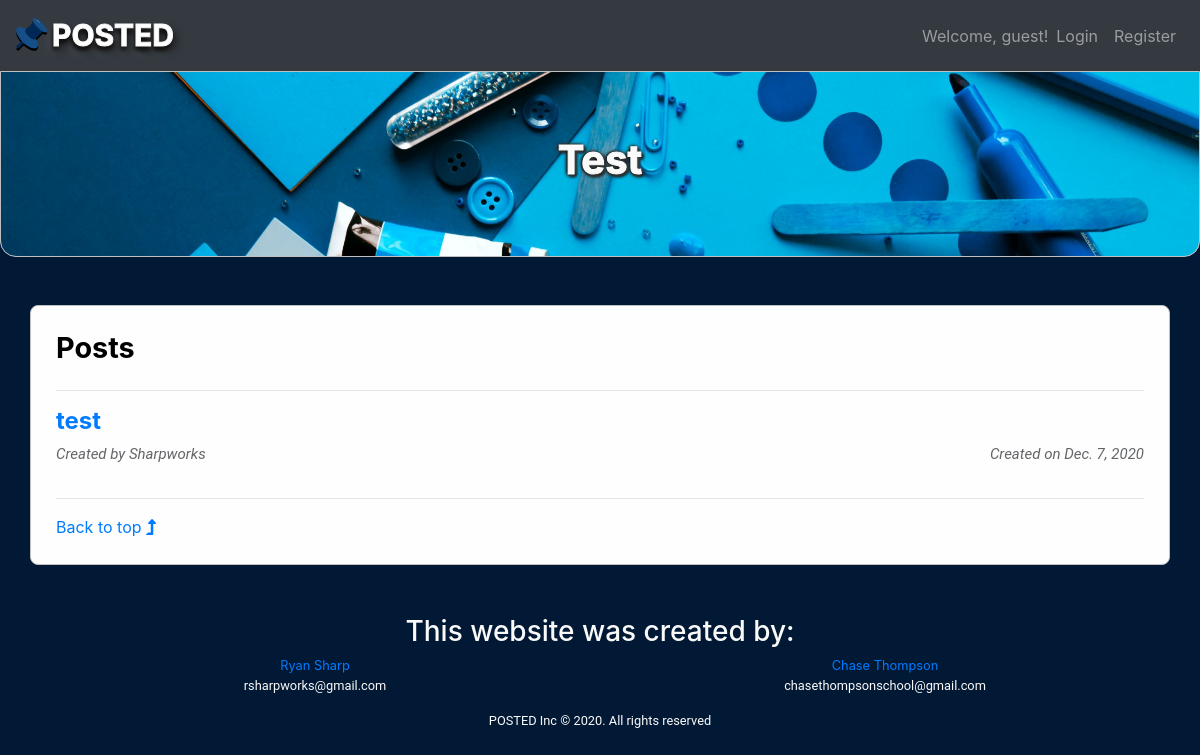
Before: /thread/1 with the older database file.
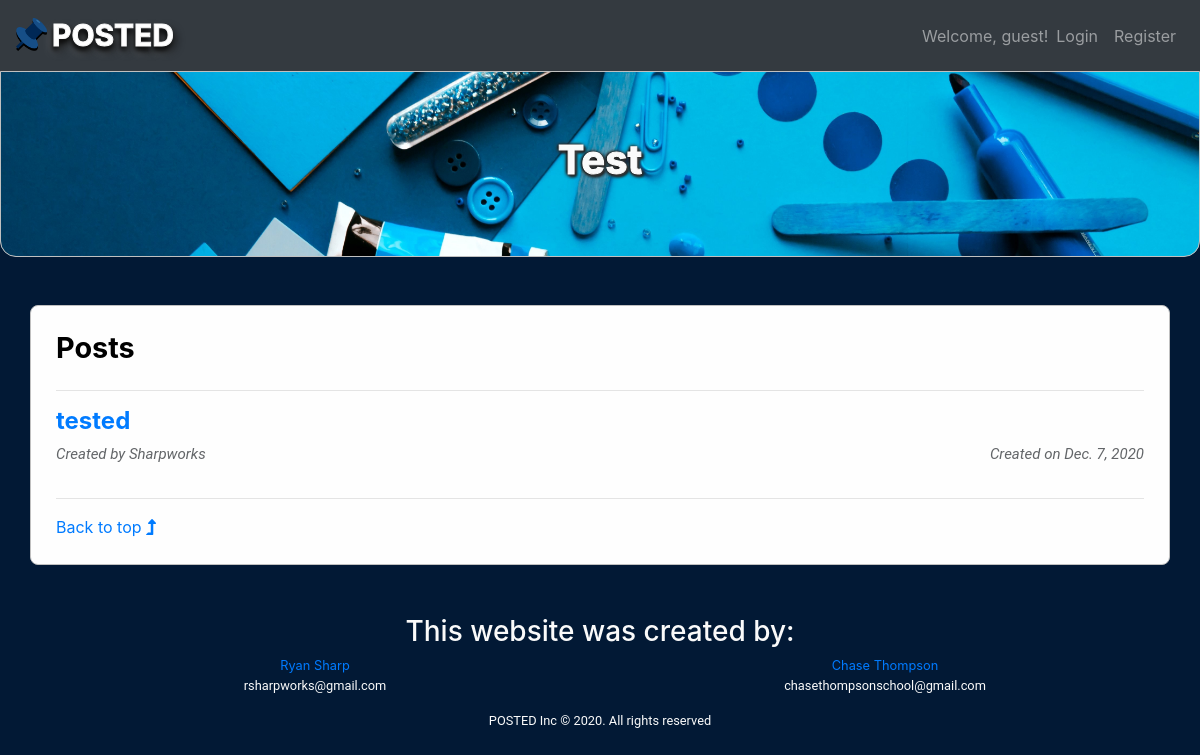
After: the same page with the newer database file.
### final/models.py (models this page shows, shortened)
class Post(models.Model):
    thread = models.ForeignKey(Thread, to_field='id', on_delete=models.CASCADE)
    user = models.ForeignKey(User, to_field='id', on_delete=models.CASCADE)
    title = models.CharField(max_length=100)
    created_date = models.DateTimeField(auto_now_add=True)
    last_modified_date = models.DateTimeField(auto_now=True)
    body = models.TextField(max_length=10000)
    class Meta:
        unique_together = ('user', 'title')

### final/views.py (the view)
# urls.py: path('thread/<int:id>', views.view_thread, name="thread"),
def view_thread(request, id):
    thread = Thread.objects.get(id=id)
    posts = Post.objects.filter(thread_id=id)
    context = {'thread': thread, 'posts': posts}
    return render(request, 'final/view-thread.html', context)

### templates/final/view-thread.html (shortened to what this page needs)
{% extends 'final/base.html' %}
{% block jumbotron %}
    <h1 class="display-5 jumbo-label">{{ thread.title }}</h1>
{% endblock %}
{% block body %}
    <div class="row">
        <div class="col-6">
            <h1 class="header">Posts</h1>
        </div>
    </div>
    {% if posts|length > 0 %}
       {% for post in posts %}
            <hr>
            <div class="row">
                <div class="col-12">
                    <a href="{% url 'post' post.id %}">
                        <h1 class="titles">{{ post.title }}</h1>
                    </a>
                </div>
            </div>
            <div class="row">
                <div class="col-6">
                    <p class="details text-left">Created by {{ post.user.username }}</p>
                </div>
                <div class="col-6">
                    <p class="details text-right">Created on {{ post.created_date.date }}</p>
                </div>
            </div>
            <hr>
        {% endfor %}
    {% else %}
        <hr>
        <h4 class="text-center">No posts yet!</h4>
        <p class="text-center">This thread has no posts to show yet! You can be the first to post something!</p>
        <hr>
    {% endif %}
    <a href="#jumbo">Back to top <i class="fas fa-level-up-alt"></i></a>
{% endblock %}

Changed rows visible on the page:
changed Post "Sharpworks": title "test" → "tested"
